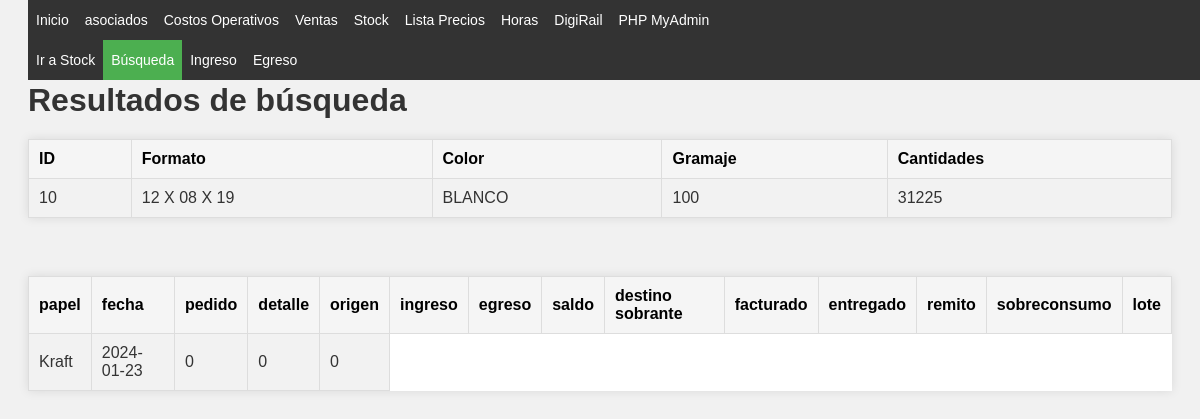
The app's page /Stock/busqueda.php?ID_formato=10 with its own data.
### tables this page shows
CREATE TABLE `tabla_1` (
  `ID_formato` int(11) NOT NULL,
  `formato` varchar(14) NOT NULL,
  `color` varchar(11) NOT NULL,
  `gramaje` int(11) NOT NULL,
  `cantidades` int(11) NOT NULL,
  `manijas` bit(1) NOT NULL,
  `fechatiempo` TIMESTAMP DEFAULT CURRENT_TIMESTAMP ON UPDATE CURRENT_TIMESTAMP
);

CREATE TABLE `tabla_2` (
  `ID_registro` int(11) NOT NULL,
  `ID_formato` int(11) NOT NULL,
  `papel` varchar(11) NOT NULL,
  `fecha` date NOT NULL,
  `pedido` int(11) NOT NULL,
  `detalle` varchar(50) NOT NULL,
  `origen` int(11) NOT NULL,
  `ingreso` int(11) NOT NULL,
  `egreso` int(11) NOT NULL,
  `saldo` int(11) NOT NULL,
  `destino_sobrante` int(11) NOT NULL,
  `sobrante` int(11) NOT NULL,
  `facturado` int(11) NOT NULL,
  `entregado` int(11) NOT NULL,
  `remito` int(11) NOT NULL,
  `sobreconsumo` int(11) NOT NULL,
  `lote` int(11) NOT NULL
);

### Stock/busqueda.php (the view, shortened to what this page needs)
<?php
require "../includes/header.php";
require_once 'conn.php';
$ID_formato = intval($_GET['ID_formato']);
$query1 = "SELECT * FROM tabla_1 WHERE ID_formato = $ID_formato ";
$result1 = mysqli_query($conn, $query1);
$query2 = "SELECT * FROM tabla_2 WHERE ID_formato = $ID_formato ";
$result2 = mysqli_query($conn, $query2);
?>
<!DOCTYPE html>
<html>
<head>
    <link rel="stylesheet" href="../CSS/style.css">
</head>
<body>
    <div class='topnav2'>
    <ul>
        <li class="<?php echo (basename($_SERVER['PHP_SELF']) == '../stock.php')       ? 'active' : ''; ?>">   <a href='../stock.php'                                             >Ir a Stock    </a></li>
        <li class="<?php echo (basename($_SERVER['PHP_SELF']) == 'busqueda.php')    ? 'active' : ''; ?>">   <a href='busqueda.php?ID_formato=   <?php echo $ID_formato;?>'  >Búsqueda       </a></li>
        <li class="<?php echo (basename($_SERVER['PHP_SELF']) == 'ingreso.php')     ? 'active' : ''; ?>">   <a href='ingreso.php?ID_formato=    <?php echo $ID_formato;?>'  >Ingreso        </a></li>
        <li class="<?php echo (basename($_SERVER['PHP_SELF']) == 'egreso.php')      ? 'active' : ''; ?>">   <a href='egreso.php?ID_formato=     <?php echo $ID_formato;?>'  >Egreso         </a></li>
    </ul>
</div>
    <h1>Resultados de búsqueda</h1>
    <table>
        <tr>
            <th>ID</th>
            <th>Formato</th>
            <th>Color</th>
            <th>Gramaje</th>
            <th>Cantidades</th>
        </tr>
        <?php while ($row = mysqli_fetch_assoc($result1)) { ?>
            <tr>
                <td><?php echo $row['ID_formato'];  ?></td>
                <td><?php echo $row['formato'];     ?></td>
                <td><?php echo $row['color'];       ?></td>
                <td><?php echo $row['gramaje'];     ?></td>
                <td><?php echo $row['cantidades'];  ?></td>
            </tr>
        <?php } ?>
    </table>
    <br>
    <table>
        <tr>
            <th>papel   </th>
            <th>fecha   </th>
            <th>pedido  </th>
            <th>detalle </th>
            <th>origen  </th>
            <th>ingreso </th>
            <th>egreso  </th>
            <th>saldo   </th>
            <th>destino	sobrante</th>
            <th>facturado</th>
            <th>entregado</th>
            <th>remito  </th>
            <th>sobreconsumo</th>
            <th>lote    </th>
        </tr>
        <?php while ($row = mysqli_fetch_assoc($result2)) { ?>
            <tr>
                <td><?php echo $row['papel'];   ?></td>
                <td><?php echo $row['fecha'];   ?></td>
                <td><?php echo $row['pedido'];  ?></td>
                <td><?php echo $row['detalle']; ?></td>
                <td><?php echo $row['origen'];  ?></td>
            </tr>
        <?php } ?>
    </table>
</body>
</html>

### CSS/index.css (style rules this page uses)
body { font-family: verdana; resize: none; }
h1, #cabecera p { margin: 0; padding: 0; }

### CSS/style.css (style rules this page uses)
body { font-family: Arial, sans-serif; background-color: #f4f4f4; color: #333; }
table { border-collapse: collapse; width: 80%; margin: 20px auto; background-color: #ffffff; box-shadow: 0 0 10px rgba(0,0,0,0.1); }
th, td { border: 1px solid #ddd; padding: 8px; text-align: left; }
th { background-color: #e9e9e9; color: #000; }
tr:nth-child(even) { background-color: #f2f2f2; }
body { font-family: Arial, sans-serif; background-color: #f1f1f1; padding: 20px; }
h1 { color: #333; }
table { width: 100%; border-collapse: collapse; margin-top: 20px; }
table th, table td { padding: 10px; text-align: left; border: 1px solid #ddd; }
table th { background-color: #f5f5f5; }
.topnav2 ul { list-style-type: none; margin: 0; padding: 0; overflow: hidden; background-color: #333; position: fixed; top: 0; width: 100%; margin-top: 40px; }
.topnav2 li { float: left; font-size: 16px; }
.topnav2 li a { display: block; color: white; text-align: center; padding: 12px 8px; text-decoration: none; }
.topnav2 .active { background-color: #4CAF50; }
@media screen and (max-width: 1275px) { .topnav2 li { font-size: 15px; } }
@media screen and (max-width: 1200px) { .topnav2 li { font-size: 14px; } }

### records on screen
tabla_1: ID_formato "10", formato "12 X 08 X 19", color "BLANCO", gramaje "100", cantidades "31225"
tabla_2: papel "Kraft", fecha "2024-01-23", pedido "0", detalle "0", origen "0"
